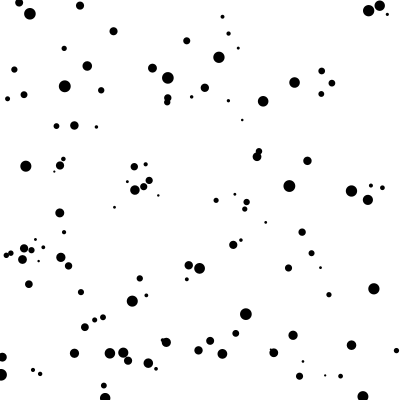
Frame 1 (no input)
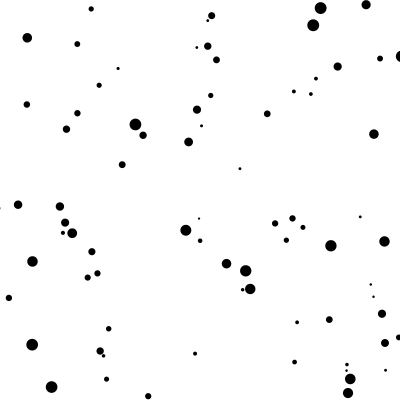
Frame 60 (the mouse pressed at the canvas centre just before this capture)
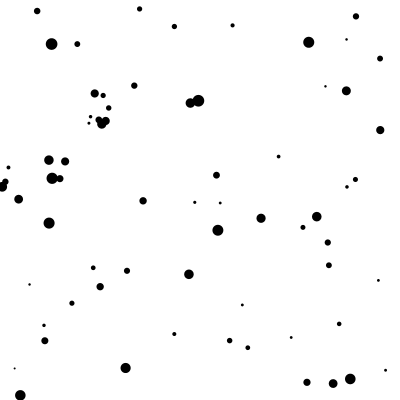
Frame 120 (the mouse held since frame 60 and released just before this capture)

The Processing sketch that drew these frames (run headless with seeded random() and noise(); from frame 60 on, the mouse is pressed at the canvas centre):

// Processing sketch: ParticleSketch_Array_Animation_02
// ── ParticleSketch_Array_Animation_02.pde
// Déclaration du tableau de particules
Particle[] particles;

void setup()
{
  size(400, 400);
  smooth();
  
  // Création du tableau de particules
  particles  = new Particle[120];

  // Création des particules
  for (int i=0;i<120;i++){
    particles[i] = new Particle(random(width), random(height));
  }
  
  // Options de dessin
  noStroke();
  fill(0);
}

void draw()
{
  background(255);
  noStroke();
  for (int i=0;i<particles.length;i++){
    particles[i].move();
    particles[i].collision();
    particles[i].draw();
  }
  
  stroke(128,128);
  Particle pi,pj;
  for (int i=0;i<particles.length;i++)
  {
    pi = particles[i];
    for (int j=i+1;j<particles.length;j++)
    {
      pj = particles[j];
      if (pi.distance(pj) <= 20){
        //pi.drawConnection(pj);
        pi.speed.x += pj.speed.x;
        pi.speed.y += pj.speed.y;
      }
    }
  }
}


// ── Particle.pde
class Particle
{
  PVector pos; // position
  PVector speed; // vitesse
  float d; // diamètre
  
  // Cosntructeur
  Particle(float x, float y)
  {
    pos = new PVector(x,y);
    speed = new PVector( random(-5,5), random(-5,5) );
    d = random(10)+2;
  }
  
  // Méthode move
  // A pour but de déplacer notre particule
  void move()
  {
    // Ajout de la vitesse à la position de la particule
    pos.add(speed);
  }

  // Méthode collision
  // A pour but tester les collisions de notre billes avec les
  // bordures de l'écran
  void collision()
  {
    if (pos.x - d/2 <= 0 || pos.x+d/2>=width)
      speed.x = -speed.x;
    if (pos.y - d/2 <= 0 || pos.y+d/2>=height)
      speed.y = -speed.y;
  }
  
  void draw()
  {
    ellipse(pos.x,pos.y,d,d);
  }
  
  void drawConnection(Particle other)
  {
    line(pos.x, pos.y, other.pos.x, other.pos.y);
  }
  
  float distance(Particle other)
  {
    return dist(pos.x, pos.y, other.pos.x, other.pos.y);
  }
  
}
